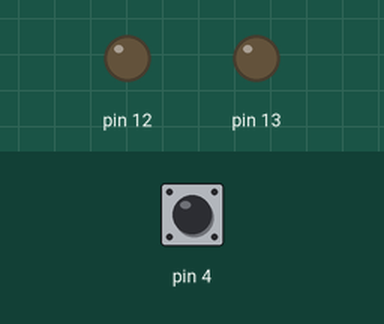
A sketch run on a simulated Arduino Uno, built with avr-gcc and run on an emulated ATmega328P. On the bench: output pins drawn as LEDs (lit = HIGH). The test bench sets the inputs (shaded band); at power-on: pin 4 HIGH.

Above: at 1.2 s.
1.3 s: pin 4 pulled LOW for 0.15 s
At 2.0 s:
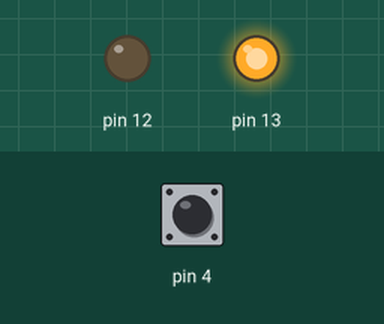
4.4 s: pin 4 pulled LOW for 1 s
At 7.7 s:
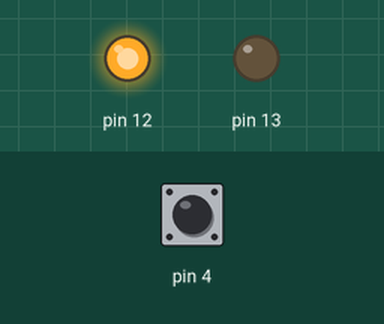
8.4 s: pin 4 pulled LOW for 3.2 s
At 10.5 s:
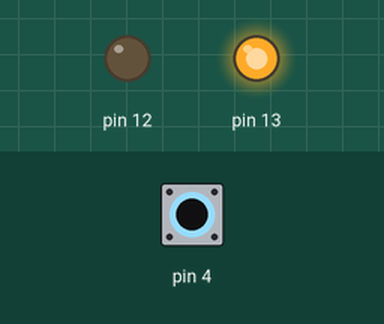
Timing chart, 0 to 12.8 s (numbered marks = the images above; inputs shaded):
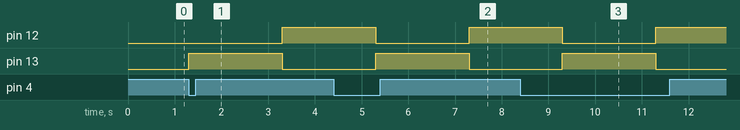

The sketch:

swanky_waasa_vihelmo1.ino
```cpp
void setup() {
  pinMode(4, INPUT_PULLUP);
  pinMode(13, OUTPUT);
  pinMode(12, OUTPUT);
}

void loop() {
  if (digitalRead(4) == LOW)
  {
    digitalWrite(13, HIGH);
    digitalWrite(12, LOW);
    delay(2000);
    digitalWrite(13, LOW);
    digitalWrite(12, HIGH);
    delay(2000);
  }
}
```

Measured:
- after the input at 1.3 s, pin 12: LOW → HIGH after 2.0 s; pin 13: LOW → HIGH at once, → LOW 2.0 s later
- after the input at 4.4 s, pin 12: HIGH → LOW after 0.90 s, → HIGH 2.0 s later; pin 13: LOW → HIGH after 0.90 s, → LOW 2.0 s later
- after the input at 8.4 s, pin 12: HIGH → LOW after 0.90 s, → HIGH 2.0 s later; pin 13: LOW → HIGH after 0.90 s, → LOW 2.0 s later
